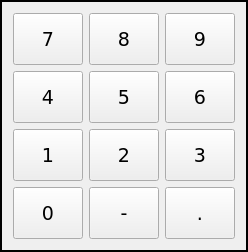
                            <widget class="QFrame" name="gridFrame_14">
                             <property name="frameShape">
                              <enum>QFrame::Box</enum>
                             </property>
                             <property name="lineWidth">
                              <number>2</number>
                             </property>
                             <layout class="QVBoxLayout" name="verticalLayout_5">
                              <item>
                               <widget class="QWidget" name="widget_19" native="true">
                                <layout class="QHBoxLayout" name="horizontalLayout_6">
                                 <property name="leftMargin">
                                  <number>0</number>
                                 </property>
                                 <property name="topMargin">
                                  <number>0</number>
                                 </property>
                                 <property name="rightMargin">
                                  <number>0</number>
                                 </property>
                                 <property name="bottomMargin">
                                  <number>0</number>
                                 </property>
                                 <item>
                                  <widget class="QPushButton" name="pushButton_137">
                                   <property name="sizePolicy">
                                    <sizepolicy hsizetype="Preferred" vsizetype="Preferred">
                                     <horstretch>0</horstretch>
                                     <verstretch>0</verstretch>
                                    </sizepolicy>
                                   </property>
                                   <property name="minimumSize">
                                    <size>
                                     <width>52</width>
                                     <height>52</height>
                                    </size>
                                   </property>
                                   <property name="maximumSize">
                                    <size>
                                     <width>70</width>
                                     <height>16777215</height>
                                    </size>
                                   </property>
                                   <property name="font">
                                    <font>
                                     <family>DejaVu Sans</family>
                                     <pointsize>14</pointsize>
                                    </font>
                                   </property>
                                   <property name="text">
                                    <string>7</string>
                                   </property>
                                   <attribute name="buttonGroup">
                                    <string notr="true">mdiSmartButtonGroup</string>
                                   </attribute>
                                  </widget>
                                 </item>
                                 <item>
                                  <widget class="QPushButton" name="pushButton_138">
                                   <property name="sizePolicy">
                                    <sizepolicy hsizetype="Preferred" vsizetype="Preferred">
                                     <horstretch>0</horstretch>
                                     <verstretch>0</verstretch>
                                    </sizepolicy>
                                   </property>
                                   <property name="minimumSize">
                                    <size>
                                     <width>52</width>
                                     <height>52</height>
                                    </size>
                                   </property>
                                   <property name="maximumSize">
                                    <size>
                                     <width>70</width>
                                     <height>16777215</height>
                                    </size>
                                   </property>
                                   <property name="font">
                                    <font>
                                     <family>DejaVu Sans</family>
                                     <pointsize>14</pointsize>
                                    </font>
                                   </property>
                                   <property name="text">
                                    <string>8</string>
                                   </property>
                                   <attribute name="buttonGroup">
                                    <string notr="true">mdiSmartButtonGroup</string>
                                   </attribute>
                                  </widget>
                                 </item>
                                 <item>
                                  <widget class="QPushButton" name="pushButton_139">
                                   <property name="sizePolicy">
                                    <sizepolicy hsizetype="Preferred" vsizetype="Preferred">
                                     <horstretch>0</horstretch>
                                     <verstretch>0</verstretch>
                                    </sizepolicy>
                                   </property>
                                   <property name="minimumSize">
                                    <size>
                                     <width>52</width>
                                     <height>52</height>
                                    </size>
                                   </property>
                                   <property name="maximumSize">
                                    <size>
                                     <width>70</width>
                                     <height>16777215</height>
                                    </size>
                                   </property>
                                   <property name="font">
                                    <font>
                                     <family>DejaVu Sans</family>
                                     <pointsize>14</pointsize>
                                    </font>
                                   </property>
                                   <property name="text">
                                    <string>9</string>
                                   </property>
                                   <attribute name="buttonGroup">
                                    <string notr="true">mdiSmartButtonGroup</string>
                                   </attribute>
                                  </widget>
                                 </item>
                                </layout>
                               </widget>
                              </item>
                              <item>
                               <widget class="QWidget" name="widget_20" native="true">
                                <layout class="QHBoxLayout" name="horizontalLayout_19">
                                 <property name="leftMargin">
                                  <number>0</number>
                                 </property>
                                 <property name="topMargin">
                                  <number>0</number>
                                 </property>
                                 <property name="rightMargin">
                                  <number>0</number>
                                 </property>
                                 <property name="bottomMargin">
                                  <number>0</number>
                                 </property>
                                 <item>
                                  <widget class="QPushButton" name="pushButton_140">
                                   <property name="sizePolicy">
                                    <sizepolicy hsizetype="Preferred" vsizetype="Preferred">
                                     <horstretch>0</horstretch>
                                     <verstretch>0</verstretch>
                                    </sizepolicy>
                                   </property>
                                   <property name="minimumSize">
                                    <size>
                                     <width>52</width>
                                     <height>52</height>
                                    </size>
                                   </property>
                                   <property name="maximumSize">
                                    <size>
                                     <width>70</width>
                                     <height>16777215</height>
                                    </size>
                                   </property>
                                   <property name="font">
                                    <font>
                                     <family>DejaVu Sans</family>
                                     <pointsize>14</pointsize>
                                    </font>
                                   </property>
                                   <property name="text">
                                    <string>4</string>
                                   </property>
                                   <attribute name="buttonGroup">
                                    <string notr="true">mdiSmartButtonGroup</string>
                                   </attribute>
                                  </widget>
                                 </item>
                                 <item>
                                  <widget class="QPushButton" name="pushButton_141">
                                   <property name="sizePolicy">
                                    <sizepolicy hsizetype="Preferred" vsizetype="Preferred">
                                     <horstretch>0</horstretch>
                                     <verstretch>0</verstretch>
                                    </sizepolicy>
                                   </property>
                                   <property name="minimumSize">
                                    <size>
                                     <width>52</width>
                                     <height>52</height>
                                    </size>
                                   </property>
                                   <property name="maximumSize">
                                    <size>
                                     <width>70</width>
                                     <height>16777215</height>
                                    </size>
                                   </property>
                                   <property name="font">
                                    <font>
                                     <family>DejaVu Sans</family>
                                     <pointsize>14</pointsize>
                                    </font>
                                   </property>
                                   <property name="text">
                                    <string>5</string>
                                   </property>
                                   <attribute name="buttonGroup">
                                    <string notr="true">mdiSmartButtonGroup</string>
                                   </attribute>
                                  </widget>
                                 </item>
                                 <item>
                                  <widget class="QPushButton" name="pushButton_142">
                                   <property name="sizePolicy">
                                    <sizepolicy hsizetype="Preferred" vsizetype="Preferred">
                                     <horstretch>0</horstretch>
                                     <verstretch>0</verstretch>
                                    </sizepolicy>
                                   </property>
                                   <property name="minimumSize">
                                    <size>
                                     <width>52</width>
                                     <height>52</height>
                                    </size>
                                   </property>
                                   <property name="maximumSize">
                                    <size>
                                     <width>70</width>
                                     <height>16777215</height>
                                    </size>
                                   </property>
                                   <property name="font">
                                    <font>
                                     <family>DejaVu Sans</family>
                                     <pointsize>14</pointsize>
                                    </font>
                                   </property>
                                   <property name="text">
                                    <string>6</string>
                                   </property>
                                   <attribute name="buttonGroup">
                                    <string notr="true">mdiSmartButtonGroup</string>
                                   </attribute>
                                  </widget>
                                 </item>
                                </layout>
                               </widget>
                              </item>
                              <item>
                               <widget class="QWidget" name="widget_21" native="true">
                                <layout class="QHBoxLayout" name="horizontalLayout_20">
                                 <property name="leftMargin">
                                  <number>0</number>
                                 </property>
                                 <property name="topMargin">
                                  <number>0</number>
                                 </property>
                                 <property name="rightMargin">
                                  <number>0</number>
                                 </property>
                                 <property name="bottomMargin">
                                  <number>0</number>
                                 </property>
                                 <item>
                                  <widget class="QPushButton" name="pushButton_143">
                                   <property name="sizePolicy">
                                    <sizepolicy hsizetype="Preferred" vsizetype="Preferred">
                                     <horstretch>0</horstretch>
                                     <verstretch>0</verstretch>
                                    </sizepolicy>
                                   </property>
                                   <property name="minimumSize">
                                    <size>
                                     <width>52</width>
                                     <height>52</height>
                                    </size>
                                   </property>
                                   <property name="maximumSize">
                                    <size>
                                     <width>70</width>
                                     <height>16777215</height>
                                    </size>
                                   </property>
                                   <property name="font">
                                    <font>
                                     <family>DejaVu Sans</family>
                                     <pointsize>14</pointsize>
                                    </font>
                                   </property>
                                   <property name="text">
                                    <string>1</string>
                                   </property>
                                   <attribute name="buttonGroup">
                                    <string notr="true">mdiSmartButtonGroup</string>
                                   </attribute>
                                  </widget>
                                 </item>
                                 <item>
                                  <widget class="QPushButton" name="pushButton_144">
                                   <property name="sizePolicy">
                                    <sizepolicy hsizetype="Preferred" vsizetype="Preferred">
                                     <horstretch>0</horstretch>
                                     <verstretch>0</verstretch>
                                    </sizepolicy>
                                   </property>
                                   <property name="minimumSize">
                                    <size>
                                     <width>52</width>
                                     <height>52</height>
                                    </size>
                                   </property>
                                   <property name="maximumSize">
                                    <size>
                                     <width>70</width>
                                     <height>16777215</height>
                                    </size>
                                   </property>
                                   <property name="font">
                                    <font>
                                     <family>DejaVu Sans</family>
                                     <pointsize>14</pointsize>
                                    </font>
                                   </property>
                                   <property name="text">
                                    <string>2</string>
                                   </property>
                                   <attribute name="buttonGroup">
                                    <string notr="true">mdiSmartButtonGroup</string>
                                   </attribute>
                                  </widget>
                                 </item>
                                 <item>
                                  <widget class="QPushButton" name="pushButton_145">
                                   <property name="sizePolicy">
                                    <sizepolicy hsizetype="Preferred" vsizetype="Preferred">
                                     <horstretch>0</horstretch>
                                     <verstretch>0</verstretch>
                                    </sizepolicy>
                                   </property>
                                   <property name="minimumSize">
                                    <size>
                                     <width>52</width>
                                     <height>52</height>
                                    </size>
                                   </property>
                                   <property name="maximumSize">
                                    <size>
                                     <width>70</width>
                                     <height>16777215</height>
                                    </size>
                                   </property>
                                   <property name="font">
                                    <font>
                                     <family>DejaVu Sans</family>
                                     <pointsize>14</pointsize>
                                    </font>
                                   </property>
                                   <property name="text">
                                    <string>3</string>
                                   </property>
                                   <attribute name="buttonGroup">
                                    <string notr="true">mdiSmartButtonGroup</string>
                                   </attribute>
                                  </widget>
                                 </item>
                                </layout>
                               </widget>
                              </item>
                              <item>
                               <widget class="QWidget" name="widget_22" native="true">
                                <layout class="QHBoxLayout" name="horizontalLayout_21">
                                 <property name="leftMargin">
                                  <number>0</number>
                                 </property>
                                 <property name="topMargin">
                                  <number>0</number>
                                 </property>
                                 <property name="rightMargin">
                                  <number>0</number>
                                 </property>
                                 <property name="bottomMargin">
                                  <number>0</number>
                                 </property>
                                 <item>
                                  <widget class="QPushButton" name="pushButton_146">
                                   <property name="sizePolicy">
                                    <sizepolicy hsizetype="Preferred" vsizetype="Preferred">
                                     <horstretch>0</horstretch>
                                     <verstretch>0</verstretch>
                                    </sizepolicy>
                                   </property>
                                   <property name="minimumSize">
                                    <size>
                                     <width>52</width>
                                     <height>52</height>
                                    </size>
                                   </property>
                                   <property name="maximumSize">
                                    <size>
                                     <width>70</width>
                                     <height>16777215</height>
                                    </size>
                                   </property>
                                   <property name="font">
                                    <font>
                                     <family>DejaVu Sans</family>
                                     <pointsize>14</pointsize>
                                    </font>
                                   </property>
                                   <property name="text">
                                    <string>0</string>
                                   </property>
                                   <attribute name="buttonGroup">
                                    <string notr="true">mdiSmartButtonGroup</string>
                                   </attribute>
                                  </widget>
                                 </item>
                                 <item>
                                  <widget class="QPushButton" name="pushButton_147">
                                   <property name="sizePolicy">
                                    <sizepolicy hsizetype="Preferred" vsizetype="Preferred">
                                     <horstretch>0</horstretch>
                                     <verstretch>0</verstretch>
                                    </sizepolicy>
                                   </property>
                                   <property name="minimumSize">
                                    <size>
                                     <width>52</width>
                                     <height>52</height>
                                    </size>
                                   </property>
                                   <property name="maximumSize">
                                    <size>
                                     <width>70</width>
                                     <height>16777215</height>
                                    </size>
                                   </property>
                                   <property name="font">
                                    <font>
                                     <family>DejaVu Sans</family>
                                     <pointsize>14</pointsize>
                                    </font>
                                   </property>
                                   <property name="text">
                                    <string>-</string>
                                   </property>
                                   <attribute name="buttonGroup">
                                    <string notr="true">mdiSmartButtonGroup</string>
                                   </attribute>
                                  </widget>
                                 </item>
                                 <item>
                                  <widget class="QPushButton" name="pushButton_148">
                                   <property name="sizePolicy">
                                    <sizepolicy hsizetype="Preferred" vsizetype="Preferred">
                                     <horstretch>0</horstretch>
                                     <verstretch>0</verstretch>
                                    </sizepolicy>
                                   </property>
                                   <property name="minimumSize">
                                    <size>
                                     <width>52</width>
                                     <height>52</height>
                                    </size>
                                   </property>
                                   <property name="maximumSize">
                                    <size>
                                     <width>70</width>
                                     <height>16777215</height>
                                    </size>
                                   </property>
                                   <property name="font">
                                    <font>
                                     <family>DejaVu Sans</family>
                                     <pointsize>14</pointsize>
                                    </font>
                                   </property>
                                   <property name="text">
                                    <string>.</string>
                                   </property>
                                   <attribute name="buttonGroup">
                                    <string notr="true">mdiSmartButtonGroup</string>
                                   </attribute>
                                  </widget>
                                 </item>
                                </layout>
                               </widget>
                              </item>
                             </layout>
                            </widget>
